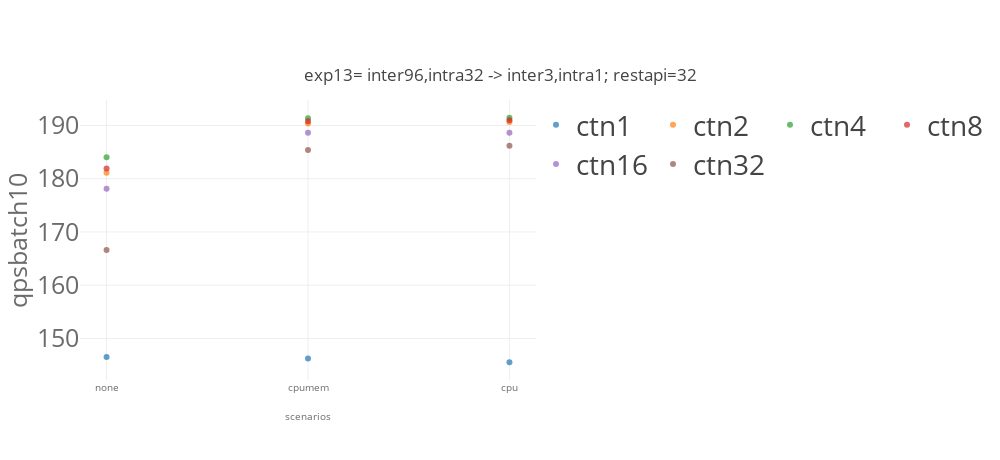
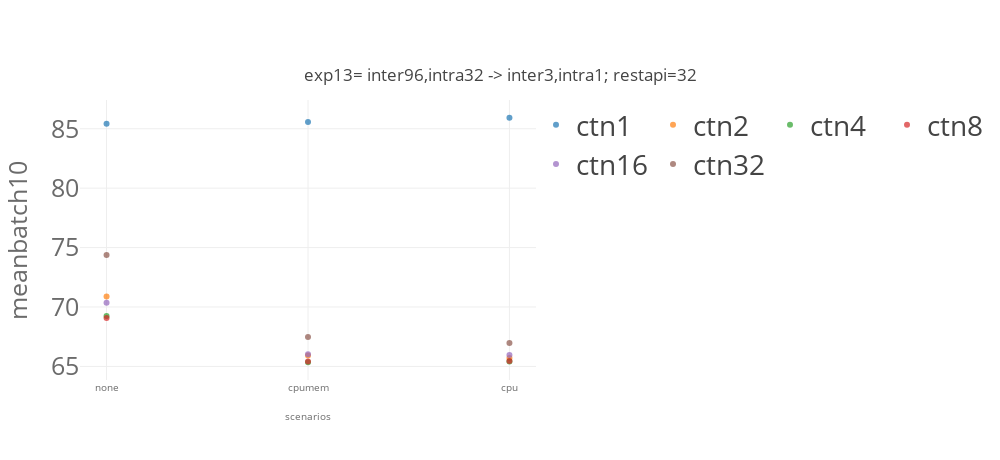
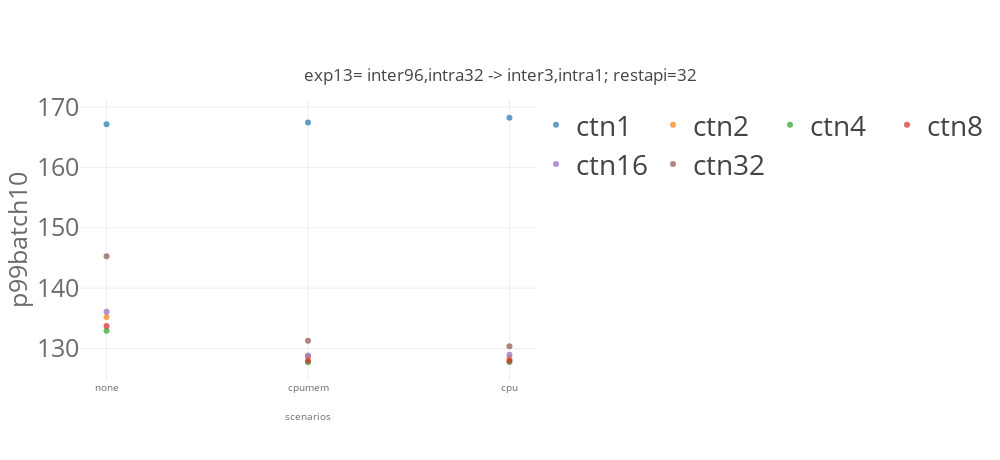

Notebook code for these charts, in order:
### Code cell
import matplotlib
import matplotlib.pyplot as plt
import numpy as np
from svglib.svglib import svg2rlg
from reportlab.graphics import renderPDF
from reportlab.pdfgen import canvas

from numpy import percentile, mean, std
import plotly.graph_objects as go

from plotly.offline import init_notebook_mode, iplot

import plotly.io as pio
pio.templates.default = "none"
# pio.templates.default = "simple_white"

import plotly.graph_objects as go
from plotly.subplots import make_subplots
import pandas as pd
# import plotly.express as px

for x in ['qps','mean','p99']:
    for cbatch in [10]:
        for model_name in ['resnet']:
            list_traces = []
            for numctn in [1,2,4,8,16,32]: 
                dfg_bench = dfg[(dfg['benchmark']== model_name)  & (dfg['cbatch']==cbatch) & (dfg['numctn']==numctn) &\
                            ((dfg['k8senv']=='none') |\
                             (dfg['k8senv']=='cpumem')| (dfg['k8senv']=='cpumemory'))]
#                 print(dfg_bench)


                #data
                trace = go.Scatter(
                    name="ctn"+str(numctn),
                    x=[ 'none','cpumem','cpu'],
                    y= dfg_bench[x].values.tolist(),
        #             error_y = dict(type='data', array=df1_bench['model_time_std'].values.tolist()),
                    opacity=0.7,
                    mode='markers'
                )
                list_traces.append(trace)



            #layout
            layout = go.Layout(
                title={
                    'text': "exp13= inter96,intra32 -> inter3,intra1; restapi=32" ,
                    'y':0.85,
                    'x':0.5,
                    'xanchor': 'center',
                    'yanchor': 'top'},
                width=1000,
                height=460,
                xaxis=dict(
                    title= "scenarios",
                    tickvals=[ 'none','cpumem','cpu'],
                    titlefont=dict(
                        size=10,
                        color='rgb(107, 107, 107)'
                    ),
                    tickfont=dict(
                        size=10,
                        color='rgb(107, 107, 107)'
                    )
                ),
                yaxis=dict(
                    title= x+"batch"+str(cbatch),
                    automargin=True,
                    titlefont=dict(
                        size=25,
                        color='rgb(107, 107, 107)'
                    ),
                    tickfont=dict(
                        size=25,
                        color='rgb(107, 107, 107)'
                    ),    
                ),
                legend=dict(
                    x=1.0,
                    y=1.0,
                    bgcolor='rgba(255, 255, 255, 0)',
                    bordercolor='rgba(255, 255, 255, 0)',
                    font = dict( size = 28)
                ),
                barmode='group',
                bargap=0.15,
                bargroupgap=0.08
        #         legend_orientation="h"
            )

        data = list_traces
        fig = go.Figure(data=data, layout=layout)
        fig.update_layout(legend_orientation="h")
        fig.show()    

    #     fig.write_image(path + model_name + k8senv +'.pdf')

### Figure 1 — Plotly figure (JSON) as saved in the notebook; plotly's stock layout.template omitted (floating-point values rounded to 4 significant figures)
{"data": [{"mode": "markers", "name": "ctn1", "opacity": 0.7, "type": "scatter", "x": ["none", "cpumem", "cpu"], "y": [146.5, 146.3, 145.5]}, {"mode": "markers", "name": "ctn2", "opacity": 0.7, "type": "scatter", "x": ["none", "cpumem", "cpu"], "y": [181.1, 190.4, 190.7]}, {"mode": "markers", "name": "ctn4", "opacity": 0.7, "type": "scatter", "x": ["none", "cpumem", "cpu"], "y": [184.0, 191.3, 191.4]}, {"mode": "markers", "name": "ctn8", "opacity": 0.7, "type": "scatter", "x": ["none", "cpumem", "cpu"], "y": [181.9, 190.8, 191.0]}, {"mode": "markers", "name": "ctn16", "opacity": 0.7, "type": "scatter", "x": ["none", "cpumem", "cpu"], "y": [178.1, 188.6, 188.6]}, {"mode": "markers", "name": "ctn32", "opacity": 0.7, "type": "scatter", "x": ["none", "cpumem", "cpu"], "y": [166.6, 185.4, 186.2]}], "layout": {"bargap": 0.15, "bargroupgap": 0.08, "barmode": "group", "height": 460, "legend": {"bgcolor": "rgba(255, 255, 255, 0)", "bordercolor": "rgba(255, 255, 255, 0)", "font": {"size": 28}, "orientation": "h", "x": 1, "y": 1}, "title": {"text": "exp13= inter96,intra32 -> inter3,intra1; restapi=32", "x": 0.5, "xanchor": "center", "y": 0.85, "yanchor": "top"}, "width": 1000, "xaxis": {"tickfont": {"color": "rgb(107, 107, 107)", "size": 10}, "tickvals": ["none", "cpumem", "cpu"], "title": {"font": {"color": "rgb(107, 107, 107)", "size": 10}, "text": "scenarios"}}, "yaxis": {"automargin": true, "tickfont": {"color": "rgb(107, 107, 107)", "size": 25}, "title": {"font": {"color": "rgb(107, 107, 107)", "size": 25}, "text": "qpsbatch10"}}}}

### Figure 2 — Plotly figure (JSON) as saved in the notebook; plotly's stock layout.template omitted (floating-point values rounded to 4 significant figures)
{"data": [{"mode": "markers", "name": "ctn1", "opacity": 0.7, "type": "scatter", "x": ["none", "cpumem", "cpu"], "y": [85.43, 85.56, 85.93]}, {"mode": "markers", "name": "ctn2", "opacity": 0.7, "type": "scatter", "x": ["none", "cpumem", "cpu"], "y": [70.89, 65.92, 65.71]}, {"mode": "markers", "name": "ctn4", "opacity": 0.7, "type": "scatter", "x": ["none", "cpumem", "cpu"], "y": [69.24, 65.35, 65.41]}, {"mode": "markers", "name": "ctn8", "opacity": 0.7, "type": "scatter", "x": ["none", "cpumem", "cpu"], "y": [69.08, 65.4, 65.45]}, {"mode": "markers", "name": "ctn16", "opacity": 0.7, "type": "scatter", "x": ["none", "cpumem", "cpu"], "y": [70.35, 66.02, 65.97]}, {"mode": "markers", "name": "ctn32", "opacity": 0.7, "type": "scatter", "x": ["none", "cpumem", "cpu"], "y": [74.38, 67.48, 66.97]}], "layout": {"bargap": 0.15, "bargroupgap": 0.08, "barmode": "group", "height": 460, "legend": {"bgcolor": "rgba(255, 255, 255, 0)", "bordercolor": "rgba(255, 255, 255, 0)", "font": {"size": 28}, "orientation": "h", "x": 1, "y": 1}, "title": {"text": "exp13= inter96,intra32 -> inter3,intra1; restapi=32", "x": 0.5, "xanchor": "center", "y": 0.85, "yanchor": "top"}, "width": 1000, "xaxis": {"tickfont": {"color": "rgb(107, 107, 107)", "size": 10}, "tickvals": ["none", "cpumem", "cpu"], "title": {"font": {"color": "rgb(107, 107, 107)", "size": 10}, "text": "scenarios"}}, "yaxis": {"automargin": true, "tickfont": {"color": "rgb(107, 107, 107)", "size": 25}, "title": {"font": {"color": "rgb(107, 107, 107)", "size": 25}, "text": "meanbatch10"}}}}

### Figure 3 — Plotly figure (JSON) as saved in the notebook; plotly's stock layout.template omitted (floating-point values rounded to 4 significant figures)
{"data": [{"mode": "markers", "name": "ctn1", "opacity": 0.7, "type": "scatter", "x": ["none", "cpumem", "cpu"], "y": [167.1, 167.4, 168.2]}, {"mode": "markers", "name": "ctn2", "opacity": 0.7, "type": "scatter", "x": ["none", "cpumem", "cpu"], "y": [135.2, 128.6, 128.4]}, {"mode": "markers", "name": "ctn4", "opacity": 0.7, "type": "scatter", "x": ["none", "cpumem", "cpu"], "y": [132.9, 127.7, 127.8]}, {"mode": "markers", "name": "ctn8", "opacity": 0.7, "type": "scatter", "x": ["none", "cpumem", "cpu"], "y": [133.7, 128.0, 128.0]}, {"mode": "markers", "name": "ctn16", "opacity": 0.7, "type": "scatter", "x": ["none", "cpumem", "cpu"], "y": [136.1, 128.8, 129.0]}, {"mode": "markers", "name": "ctn32", "opacity": 0.7, "type": "scatter", "x": ["none", "cpumem", "cpu"], "y": [145.3, 131.3, 130.4]}], "layout": {"bargap": 0.15, "bargroupgap": 0.08, "barmode": "group", "height": 460, "legend": {"bgcolor": "rgba(255, 255, 255, 0)", "bordercolor": "rgba(255, 255, 255, 0)", "font": {"size": 28}, "orientation": "h", "x": 1, "y": 1}, "title": {"text": "exp13= inter96,intra32 -> inter3,intra1; restapi=32", "x": 0.5, "xanchor": "center", "y": 0.85, "yanchor": "top"}, "width": 1000, "xaxis": {"tickfont": {"color": "rgb(107, 107, 107)", "size": 10}, "tickvals": ["none", "cpumem", "cpu"], "title": {"font": {"color": "rgb(107, 107, 107)", "size": 10}, "text": "scenarios"}}, "yaxis": {"automargin": true, "tickfont": {"color": "rgb(107, 107, 107)", "size": 25}, "title": {"font": {"color": "rgb(107, 107, 107)", "size": 25}, "text": "p99batch10"}}}}
